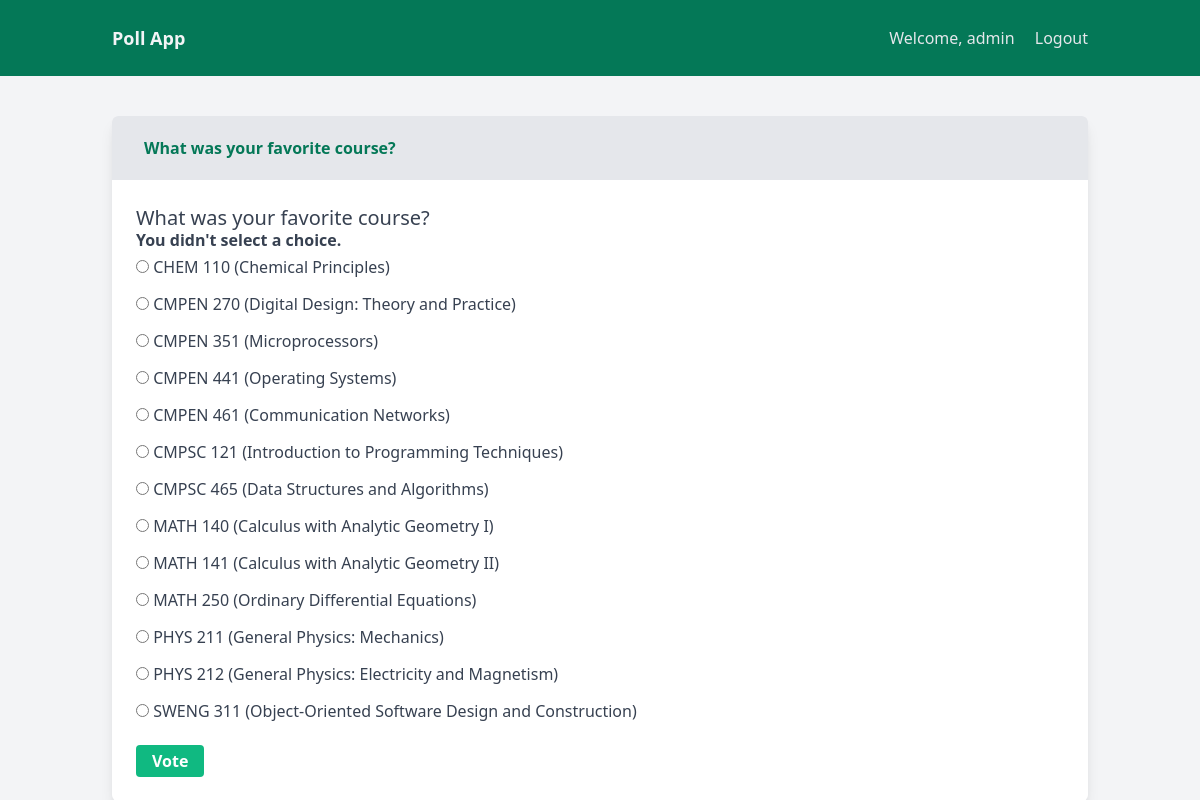
/polls/3/vote/ (signed in), run on the app's committed database.
### polls/models.py (models this page shows, shortened)
class Question(models.Model):
    question_text = models.CharField(max_length=200)
    pub_date = models.DateTimeField('date published')
    def __str__(self):
        return self.question_text

class Choice(models.Model):
    question = models.ForeignKey(Question, on_delete=models.CASCADE)
    choice_text = models.CharField(max_length=200)
    votes = models.IntegerField(default=0)
    class Meta:
        ordering = ['choice_text']

### polls/views.py (the view)
# urls.py: path('<int:question_id>/vote/', views.vote, name='vote'),
@login_required()
def vote(request, question_id):
    question = get_object_or_404(Question, pk=question_id)
    try:
        selected_choice = question.choice_set.get(pk=request.POST['choice'])
    except (KeyError, Choice.DoesNotExist):
        return render(request, 'polls/detail.html', {
            'question': question,
            'error_message': "You didn't select a choice.",
        })
    else:
        selected_choice.votes += 1
        selected_choice.save()
        return HttpResponseRedirect(reverse('polls:results', args=(question.id,)))

### polls/templates/polls/detail.html (shortened to what this page needs)
{% extends "base.html" %}
{% block pagetitle %} {{ question.question_text }} {% endblock pagetitle %}
{% block content %}
    <form action="{% url 'polls:vote' question.id %}" method="post">
        <fieldset>
                <legend><h1 class="text-xl">{{ question.question_text }}</h1></legend>
                {% if error_message %}<p><strong>{{ error_message }}</strong></p>{% endif %}
                {% for choice in question.choice_set.all %}
                    <input class="my-3" type="radio" name="choice" id="choice{{ forloop.counter }}" value="{{ choice.id }}">
                    <label for="choice{{ forloop.counter }}">{{ choice.choice_text }}</label><br>
                {% endfor %}
        </fieldset>
        <input class="mt-4 bg-green-500 hover:bg-green-700 text-white font-bold py-2 px-4 rounded" type="submit" value="Vote">
    </form>
{% endblock content %}

### polls/templates/base.html (shortened to what this page needs)
<!DOCTYPE html>
<html lang="en">
    <head>
          <link href="https://unpkg.com/tailwindcss@^2/dist/tailwind.min.css" rel="stylesheet">
    </head>
    <body class="bg-gray-100 h-screen antialiased leading-none font-sans">
        <div id="app">
            <header class="bg-green-700 py-6">
                <div class="container mx-auto flex justify-between items-center px-6">
                    <div>
                        <a href="{% url 'polls:index' %}" class="text-lg font-semibold text-gray-100 no-underline">
                            Poll App
                        </a>
                    </div>
                    <nav class="space-x-4 text-gray-200 text-sm sm:text-base">
                        {% if user.is_authenticated  %}
                            <span class="no-underline hover:underline"> Welcome, {{ user.username }}</span>
                            <a class="no-underline hover:underline" href="{% url 'logout' %}">Logout</a>
                        {% else %}
                            <a class="no-underline hover:underline" href="{% url 'login'  %}">Login</a>
                            <a class="no-underline hover:underline" href="{% url 'register' %}">Register</a>
                        {% endif %}
                    </nav>
                </div>
            </header>
        <main class="sm:container sm:mx-auto sm:mt-10">
            <div class="w-full sm:px-6">
                <section class="flex flex-col break-words bg-white sm:border-1 sm:rounded-md sm:shadow-sm sm:shadow-lg">
                    <header class="font-semibold bg-gray-200 text-green-700 py-5 px-6 sm:py-6 sm:px-8 sm:rounded-t-md">
                        {% block pagetitle %} Poll App {% endblock pagetitle %}
                    </header>
                    <div class="w-full p-6">
                        <div class="text-gray-700">
                            {% block content %}
                            {% endblock content %}
                        </div>
                    </div>
                </section>
            </div>
        </main>
        </div>
    </body>
</html>

### data on the page
Question: question_text "What was your favorite course?"
Choice: choice_text "CHEM 110 (Chemical Principles)"
Choice: choice_text "CMPEN 270 (Digital Design: Theory and Practice)"
Choice: choice_text "CMPEN 351 (Microprocessors)"
Choice: choice_text "CMPEN 441 (Operating Systems)"
Choice: choice_text "CMPEN 461 (Communication Networks)"
Choice: choice_text "CMPSC 121 (Introduction to Programming Techniques)"
Choice: choice_text "CMPSC 465 (Data Structures and Algorithms)"
Choice: choice_text "MATH 140 (Calculus with Analytic Geometry I)"
Choice: choice_text "MATH 141 (Calculus with Analytic Geometry II)"
Choice: choice_text "MATH 250 (Ordinary Differential Equations)"
Choice: choice_text "PHYS 211 (General Physics: Mechanics)"
Choice: choice_text "PHYS 212 (General Physics: Electricity and Magnetism)"
Choice: choice_text "SWENG 311 (Object-Oriented Software Design and Construction)"

### other printed values
{{ user.username }} "admin"
{{ error_message }} "You didn't select a choice."
